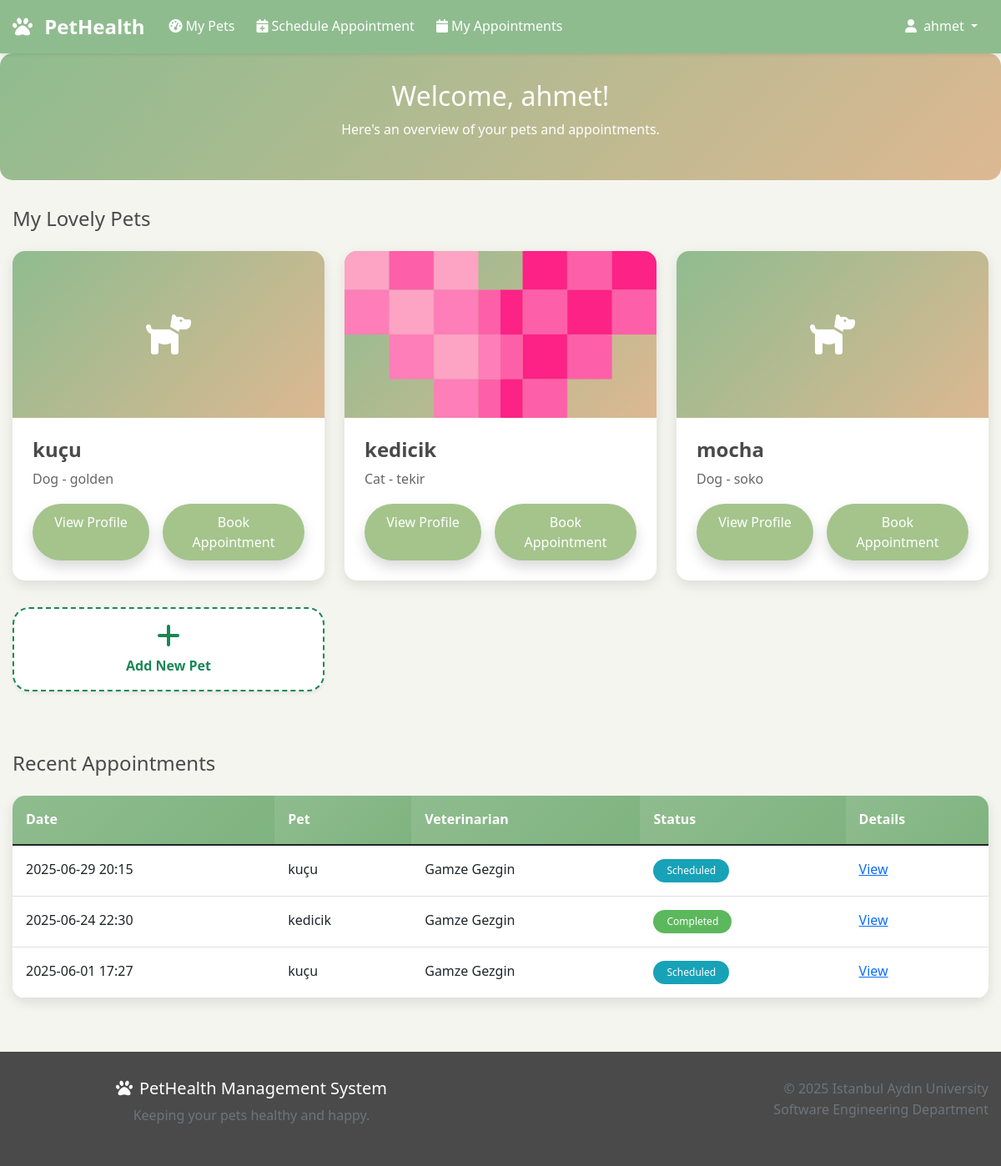
The page /user-dashboard/ (signed in) on the database its author committed.
### main/models.py (models this page shows, shortened)
class Pet(models.Model):
    SPECIES_CHOICES = [
        ('dog', 'Dog'),
        ('cat', 'Cat'),
        ('bird', 'Bird'),
        ('rabbit', 'Rabbit'),
        ('fish', 'Fish'),
        ('hamster', 'Hamster'),
        ('other', 'Other'),
    ]
    GENDER_CHOICES = [
        ('male', 'Male'),
        ('female', 'Female'),
    ]
    owner = models.ForeignKey(User, on_delete=models.CASCADE, related_name='pets')
    name = models.CharField(max_length=100)
    species = models.CharField(max_length=20, choices=SPECIES_CHOICES)
    breed = models.CharField(max_length=100, blank=True)
    gender = models.CharField(max_length=10, choices=GENDER_CHOICES)
    birthdate = models.DateField()
    weight = models.DecimalField(max_digits=5, decimal_places=2, help_text="Weight in kg")
    color = models.CharField(max_length=50, blank=True)
    microchip_id = models.CharField(max_length=50, blank=True)
    photo = models.ImageField(upload_to='pet_photos/', blank=True)
    created_at = models.DateTimeField(auto_now_add=True)

class Appointment(models.Model):
    STATUS_CHOICES = [
        ('scheduled', 'Scheduled'),
        ('completed', 'Completed'),
        ('cancelled', 'Cancelled'),
        ('no_show', 'No Show'),
    ]
    pet = models.ForeignKey(Pet, on_delete=models.CASCADE, related_name='appointments')
    veterinarian = models.ForeignKey(Veterinarian, on_delete=models.CASCADE, related_name='appointments')
    appointment_date = models.DateTimeField()
    status = models.CharField(max_length=20, choices=STATUS_CHOICES, default='scheduled')
    reason = models.TextField(help_text="Reason for the appointment")
    notes = models.TextField(blank=True)
    created_at = models.DateTimeField(auto_now_add=True)
    updated_at = models.DateTimeField(auto_now=True)
    class Meta:
        ordering = ['appointment_date']

class Veterinarian(models.Model):
    user = models.OneToOneField(User, on_delete=models.CASCADE)
    license_number = models.CharField(max_length=50, unique=True)
    specialization = models.CharField(max_length=100, blank=True)
    clinic_name = models.CharField(max_length=200, blank=True)
    clinic_address = models.TextField(blank=True)
    phone = models.CharField(max_length=20)

### main/views.py (the view)
# urls.py: path('user-dashboard/', views.user_dashboard, name='user_dashboard'),
@login_required
def user_dashboard(request):
    pets = Pet.objects.filter(owner=request.user)
    recent_appointments = Appointment.objects.filter(
        pet__owner=request.user
    ).order_by('-appointment_date')[:5]
    context = {
        'pets': pets,
        'recent_appointments': recent_appointments,
    }
    return render(request, 'user_dashboard.html', context)

### templates/user_dashboard.html (shortened to what this page needs)
{% extends 'base.html' %}
{% load static %}
{% block content %}
<section class="dashboard-header text-center">
  <div class="container">
    <h2>Welcome, {{ user.first_name|default:user.username }}!</h2>
    <p>Here's an overview of your pets and appointments.</p>
  </div>
</section>
<div class="container">
  <div class="row">
    <div class="col-12 mb-3">
      <h4>My Lovely Pets</h4>
    </div>
    {% if pets %}
      {% for pet in pets %}
      <div class="col-md-4">
        <div class="pet-card">
          {% if pet.photo %}
          <img src="{{ pet.photo.url }}" alt="{{ pet.name }}" class="pet-photo" />
          {% else %}
          <div class="pet-photo d-flex justify-content-center align-items-center">
            <i class="fas fa-dog fa-3x text-white"></i>
          </div>
          {% endif %}
          <div class="pet-info">
            <h5 class="pet-name">{{ pet.name }}</h5>
            <p class="pet-details">{{ pet.species|capfirst }} - {{ pet.breed }}</p>
              <div class="d-flex justify-content-center gap-3 mt-3">
                <a href="{% url 'pet_detail' pet.id %}"
                  class="btn rounded-pill text-white shadow text-center fw-semibold"
                  style="min-width: 140px; background-color: #a4c48c; border: none;">
                  View Profile
                </a>
                <a href="{% url 'schedule_appointment' %}?pet_id={{ pet.id }}"
                  class="btn rounded-pill text-white shadow text-center fw-semibold"
                  style="min-width: 140px; background-color: #a4c48c; border: none;">
                  Book Appointment
                </a>
              </div>
          </div>
        </div>
      </div>
      {% endfor %}
      <div class="col-md-4 mb-4">
        <a href="{% url 'add_pet' %}" class="pet-card d-flex flex-column justify-content-center align-items-center text-success text-decoration-none shadow-sm" style="height: 100%; border: 2px dashed #198754; border-radius: 20px;">
          <i class="fas fa-plus fa-2x mb-2"></i>
          <strong>Add New Pet</strong>
        </a>
      </div>
    {% else %}
      <div class="col-12">
        <p>You haven't added any pets yet. <a href="{% url 'add_pet' %}">Add one now</a>.</p>
      </div>
    {% endif %}
  </div>
  <div class="row mt-5">
    <div class="col-12 mb-3">
      <h4>Recent Appointments</h4>
    </div>
    {% if recent_appointments %}
      <div class="table-responsive">
        <table class="table">
          <thead>
            <tr>
              <th>Date</th>
              <th>Pet</th>
              <th>Veterinarian</th>
              <th>Status</th>
              <th>Details</th>
            </tr>
          </thead>
          <tbody>
            {% for appt in recent_appointments %}
            <tr>
              <td>{{ appt.appointment_date|date:"Y-m-d H:i" }}</td>
              <td>{{ appt.pet.name }}</td>
              <td>{{ appt.veterinarian.user.get_full_name }}</td>
              <td><span class="badge badge-{{ appt.status }}">{{ appt.status|capfirst }}</span></td>
              <td><a href="{% url 'appointment_detail' appt.id %}">View</a></td>
            </tr>
            {% endfor %}
          </tbody>
        </table>
      </div>
    {% else %}
      <div class="col-12">
        <p>No recent appointments found.</p>
      </div>
    {% endif %}
  </div>
</div>
{% endblock %}

### templates/base.html (shortened to what this page needs)
{% load static %}
<!DOCTYPE html>
<html lang="en">
  <head>
    <link
      href="https://cdn.jsdelivr.net/npm/bootstrap@5.1.3/dist/css/bootstrap.min.css"
      rel="stylesheet"
    />
    <link
      rel="stylesheet"
      href="https://cdnjs.cloudflare.com/ajax/libs/font-awesome/6.0.0/css/all.min.css"
    />
    <link rel="stylesheet" href="{% static 'css/style.css' %}" />
  </head>
  <body>
    <nav class="navbar navbar-expand-lg navbar-dark">
      <div class="container">
        <a class="navbar-brand" href="{% url 'home' %}">
          <i class="fas fa-paw me-2"></i>
          PetHealth
        </a>
        <div class="collapse navbar-collapse" id="navbarNav">
          <ul class="navbar-nav me-auto">
            {% if user.is_authenticated %}
            <li class="nav-item">
              <a class="nav-link" href="{% if user.userprofile.is_veterinarian %}{% url 'vet_patients' %}{% else %}{% url 'dashboard' %}{% endif %}">
                <i class="fas fa-tachometer-alt me-1"></i>My Pets
              </a>
            </li>
            {% if not user.userprofile.is_veterinarian %}
            <li class="nav-item">
              <a class="nav-link" href="{% url 'schedule_appointment' %}">
                <i class="fas fa-calendar-plus me-1"></i>Schedule Appointment
              </a>
            </li>
            <li class="nav-item">
              <a class="nav-link" href="{% url 'my_appointments' %}">
                <i class="fas fa-calendar me-1"></i>My Appointments
              </a>
            </li>
            {% endif %} {% endif %}
          </ul>
          <ul class="navbar-nav">
            {% if user.is_authenticated %}
            <li class="nav-item dropdown">
              <a
                class="nav-link dropdown-toggle"
                href="#"
                role="button"
                data-bs-toggle="dropdown"
              >
                <i class="fas fa-user me-1"></i>{% if user.first_name %}
                                                  {{ user.first_name }}
                                                {% else %}
                                                  {{ user.username }}
                                                {% endif %}
              </a>
            </li>
            {% else %}
            <li class="nav-item">
              <a class="nav-link" href="{% url 'login' %}">
                <i class="fas fa-sign-in-alt me-1"></i>Login
              </a>
            </li>
            {% endif %}
          </ul>
        </div>
      </div>
    </nav>
    <main>{% block content %} {% endblock %}</main>
    <footer class="footer mt-5">
      <div class="container">
        <div class="row">
          <div class="col-md-6">
            <h5><i class="fas fa-paw me-2"></i>PetHealth Management System</h5>
            <p class="text-muted">Keeping your pets healthy and happy.</p>
          </div>
          <div class="col-md-6 text-md-end">
            <p class="text-muted">
              &copy; 2025 Istanbul Aydın University<br />
              Software Engineering Department
            </p>
          </div>
        </div>
      </div>
    </footer>
  </body>
</html>

### static/css/style.css (style rules this page uses)
:root { --primary-color: #8fbc8f; --secondary-color: #f5f5f0; --accent-color: #ddb892; --text-dark: #4a4a4a; --text-light: #666; --border-color: #e0e0e0; --success-color: #5cb85c; --warning-color: #f0ad4e; --danger-color: #d9534f; }
body { font-family: "Segoe UI", Tahoma, Geneva, Verdana, sans-serif; background-color: var(--secondary-color); color: var(--text-dark); line-height: 1.6; }
.container { max-width: 1200px; margin: 0 auto; padding: 0 15px; }
.navbar { background-color: var(--primary-color) !important; }
.navbar-brand { font-weight: bold; font-size: 1.5rem; }
.navbar-nav .nav-link { color: white !important; margin: 0 5px; border-radius: 5px; transition: background-color 0.3s ease; }
.btn { border-radius: 25px; padding: 10px 25px; font-weight: 500; text-decoration: none; transition: all 0.3s ease; border: none; }
.dashboard-header { background: linear-gradient( 135deg, var(--primary-color), var(--accent-color) ); color: white; padding: 2rem 0; margin-bottom: 2rem; border-radius: 15px; }
.pet-card { background: white; border-radius: 15px; overflow: hidden; box-shadow: 0 5px 15px rgba(0, 0, 0, 0.1); transition: transform 0.3s ease; margin-bottom: 2rem; }
.pet-photo { width: 100%; height: 200px; object-fit: cover; background: linear-gradient( 135deg, var(--primary-color), var(--accent-color) ); }
.pet-info { padding: 1.5rem; }
.pet-name { font-size: 1.5rem; font-weight: bold; color: var(--text-dark); margin-bottom: 0.5rem; }
.pet-details { color: var(--text-light); margin-bottom: 1rem; }
.table { background: white; border-radius: 15px; overflow: hidden; box-shadow: 0 5px 15px rgba(0, 0, 0, 0.1); }
.table thead th { background: linear-gradient(135deg, var(--primary-color), #7fb37f); color: white; border: none; padding: 1rem; }
.table tbody td { padding: 1rem; border-color: var(--border-color); }
.badge { padding: 0.5rem 1rem; border-radius: 20px; font-weight: 500; }
.badge-scheduled { background-color: #17a2b8; color: white; }
.badge-completed { background-color: var(--success-color); color: white; }
.footer { background-color: var(--text-dark); color: white; padding: 2rem 0; margin-top: 4rem; text-align: center; }

### rows shown on the page
Pet: name "kuçu", species "Dog", breed "golden", {{ pet.id }} 1 (drawn)
Pet: photo (picture), name "kedicik", species "Cat", breed "tekir"
Pet: name "mocha", species "Dog", breed "soko"
Appointment: appointment_date "2025-06-29 20:15", pet.name "kuçu", veterinarian.user.get_full_name "Gamze Gezgin", status "Scheduled"
Appointment: appointment_date "2025-06-24 22:30", pet.name "kedicik", veterinarian.user.get_full_name "Gamze Gezgin", status "Completed"
Appointment: appointment_date "2025-06-01 17:27", pet.name "kuçu", veterinarian.user.get_full_name "Gamze Gezgin", status "Scheduled"

### other values the page prints
{{ user.first_name }} "ahmet"
{{ user.first_name|default:user.username }} "ahmet"
